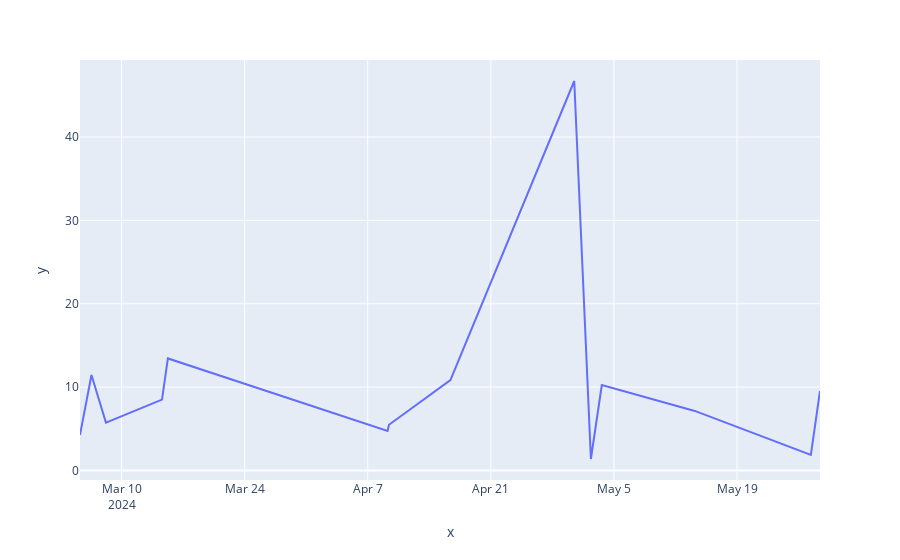

Notebook source saved alongside this figure:
### Code cell
px.line(y = df["ER_per"],x=df["timestamp"].sort_values())

### Figure 1 — Plotly figure (JSON) as saved in the notebook; plotly's stock layout.template omitted (floating-point values rounded to 4 significant figures)
{"data": [{"hovertemplate": "x=%{x}<br>y=%{y}<extra></extra>", "legendgroup": "", "line": {"color": "#636efa", "dash": "solid"}, "marker": {"symbol": "circle"}, "mode": "lines", "name": "", "orientation": "v", "showlegend": false, "type": "scatter", "x": ["2024-03-05T06:40:28", "2024-03-06T14:00:15", "2024-03-08T05:28:13", "2024-03-14T14:30:05", "2024-03-15T06:30:47", "2024-04-09T06:15:46", "2024-04-09T10:00:52", "2024-04-16T09:44:08", "2024-04-30T11:43:34", "2024-05-02T09:07:42", "2024-05-03T14:56:05", "2024-05-14T04:45:20", "2024-05-27T09:30:08", "2024-05-28T10:28:46"], "xaxis": "x", "y": [4.263, 11.45, 5.732, 8.493, 13.44, 4.748, 5.479, 10.83, 46.72, 1.369, 10.23, 7.135, 1.851, 9.53], "yaxis": "y"}], "layout": {"legend": {"tracegroupgap": 0}, "margin": {"t": 60}, "xaxis": {"anchor": "y", "domain": [0, 1], "title": {"text": "x"}}, "yaxis": {"anchor": "x", "domain": [0, 1], "title": {"text": "y"}}}}
